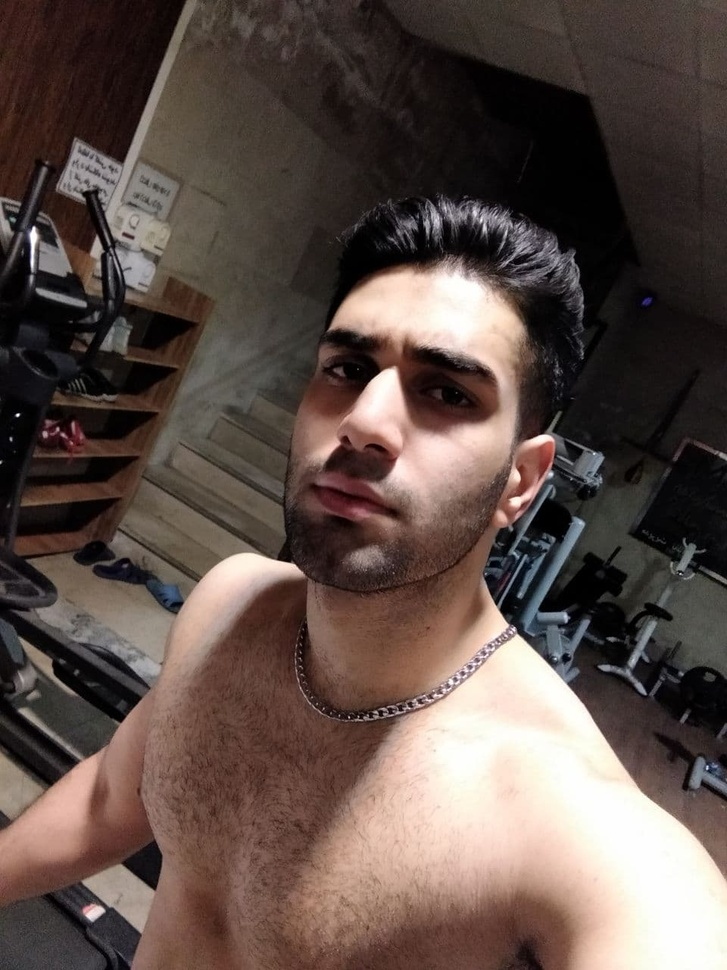
#> input picture image.jpg, 727 x 970 px, shrunk from 960 x 1280 before the run
$ python cv2-6-translations.py
#> lines starting #> are read from the running program, lines starting #| are printed output that depends on the picture
from cv2 import cv2
import numpy as np

image = cv2.imread("./image.jpg")
#> image is the input picture: shape (970, 727, 3); mean B, G, R 72.8, 78.9, 94.2

# Store hight and width of the image
height, width = image.shape[:2]
#> height = 970; width = 727

quarter_height, quarter_width = height/4, width/4
#> quarter_height = 242.5; quarter_width = 181.8

#     | 1 0 Tx |
# T = | 0 1 Ty |

# T is our translation matrix
T = np.float32([[1, 0, quarter_width], [0, 1, quarter_height]])
#> T = [[1, 0, 181.8], [0, 1, 242.5]]

# We use warpAffine to transform the image using the matrix, T
img_translation = cv2.warpAffine(image, T, (width, height))
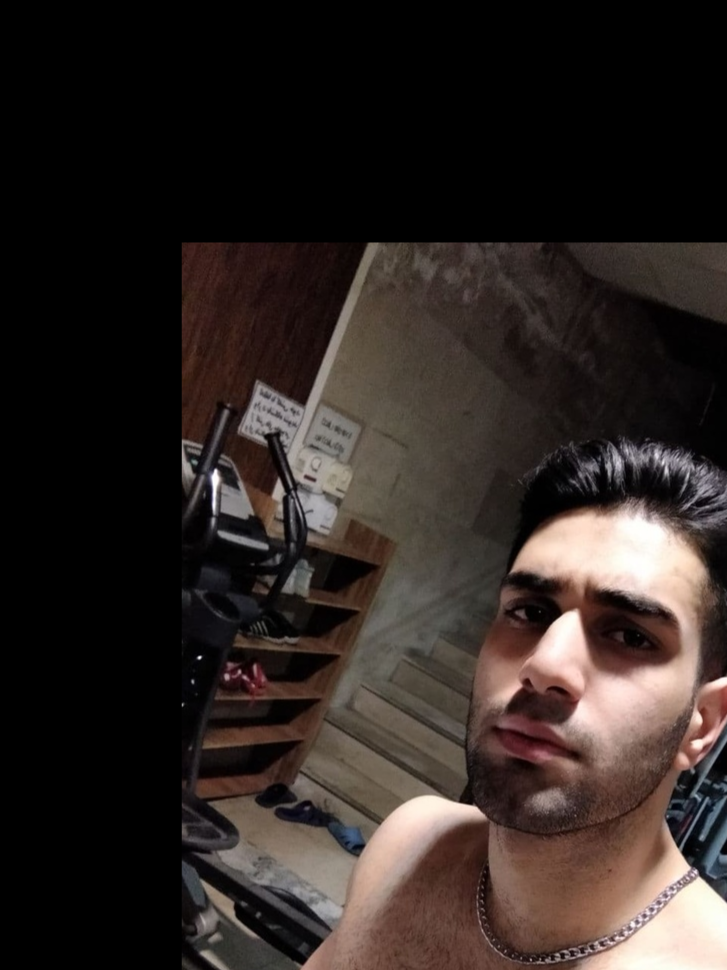
#> img_translation: shape (970, 727, 3); mean B, G, R 35.6, 38.9, 47.3
cv2.imshow("Translation", img_translation)
cv2.waitKey()
cv2.destroyAllWindows()
